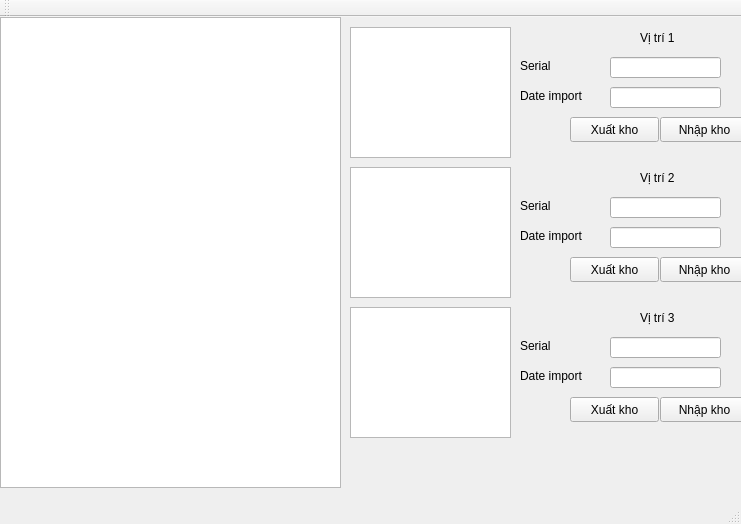
<?xml version="1.0" encoding="UTF-8"?>
<ui version="4.0">
 <class>MainWindow</class>
 <widget class="QMainWindow" name="MainWindow">
  <property name="geometry">
   <rect>
    <x>0</x>
    <y>0</y>
    <width>741</width>
    <height>524</height>
   </rect>
  </property>
  <property name="windowTitle">
   <string>MainWindow</string>
  </property>
  <widget class="QWidget" name="centralWidget">
   <widget class="QListView" name="listView">
    <property name="geometry">
     <rect>
      <x>0</x>
      <y>0</y>
      <width>341</width>
      <height>471</height>
     </rect>
    </property>
   </widget>
   <widget class="QLineEdit" name="lineEdit">
    <property name="geometry">
     <rect>
      <x>610</x>
      <y>40</y>
      <width>111</width>
      <height>21</height>
     </rect>
    </property>
   </widget>
   <widget class="QLabel" name="label">
    <property name="geometry">
     <rect>
      <x>520</x>
      <y>40</y>
      <width>67</width>
      <height>17</height>
     </rect>
    </property>
    <property name="text">
     <string>Serial</string>
    </property>
   </widget>
   <widget class="QLineEdit" name="lineEdit_2">
    <property name="geometry">
     <rect>
      <x>610</x>
      <y>70</y>
      <width>111</width>
      <height>21</height>
     </rect>
    </property>
   </widget>
   <widget class="QLabel" name="label_2">
    <property name="geometry">
     <rect>
      <x>520</x>
      <y>70</y>
      <width>81</width>
      <height>17</height>
     </rect>
    </property>
    <property name="text">
     <string>Date import</string>
    </property>
   </widget>
   <widget class="QPushButton" name="pushButton">
    <property name="geometry">
     <rect>
      <x>570</x>
      <y>100</y>
      <width>89</width>
      <height>25</height>
     </rect>
    </property>
    <property name="text">
     <string>Xuất kho</string>
    </property>
   </widget>
   <widget class="QListView" name="listView_2">
    <property name="geometry">
     <rect>
      <x>350</x>
      <y>10</y>
      <width>161</width>
      <height>131</height>
     </rect>
    </property>
   </widget>
   <widget class="QListView" name="listView_3">
    <property name="geometry">
     <rect>
      <x>350</x>
      <y>150</y>
      <width>161</width>
      <height>131</height>
     </rect>
    </property>
   </widget>
   <widget class="QPushButton" name="pushButton_2">
    <property name="geometry">
     <rect>
      <x>570</x>
      <y>240</y>
      <width>89</width>
      <height>25</height>
     </rect>
    </property>
    <property name="text">
     <string>Xuất kho</string>
    </property>
   </widget>
   <widget class="QLineEdit" name="lineEdit_3">
    <property name="geometry">
     <rect>
      <x>610</x>
      <y>180</y>
      <width>111</width>
      <height>21</height>
     </rect>
    </property>
   </widget>
   <widget class="QLabel" name="label_3">
    <property name="geometry">
     <rect>
      <x>520</x>
      <y>210</y>
      <width>81</width>
      <height>17</height>
     </rect>
    </property>
    <property name="text">
     <string>Date import</string>
    </property>
   </widget>
   <widget class="QLabel" name="label_4">
    <property name="geometry">
     <rect>
      <x>520</x>
      <y>180</y>
      <width>67</width>
      <height>17</height>
     </rect>
    </property>
    <property name="text">
     <string>Serial</string>
    </property>
   </widget>
   <widget class="QLineEdit" name="lineEdit_4">
    <property name="geometry">
     <rect>
      <x>610</x>
      <y>210</y>
      <width>111</width>
      <height>21</height>
     </rect>
    </property>
   </widget>
   <widget class="QListView" name="listView_4">
    <property name="geometry">
     <rect>
      <x>350</x>
      <y>290</y>
      <width>161</width>
      <height>131</height>
     </rect>
    </property>
   </widget>
   <widget class="QPushButton" name="pushButton_3">
    <property name="geometry">
     <rect>
      <x>570</x>
      <y>380</y>
      <width>89</width>
      <height>25</height>
     </rect>
    </property>
    <property name="text">
     <string>Xuất kho</string>
    </property>
   </widget>
   <widget class="QLineEdit" name="lineEdit_5">
    <property name="geometry">
     <rect>
      <x>610</x>
      <y>320</y>
      <width>111</width>
      <height>21</height>
     </rect>
    </property>
   </widget>
   <widget class="QLabel" name="label_5">
    <property name="geometry">
     <rect>
      <x>520</x>
      <y>350</y>
      <width>81</width>
      <height>17</height>
     </rect>
    </property>
    <property name="text">
     <string>Date import</string>
    </property>
   </widget>
   <widget class="QLabel" name="label_6">
    <property name="geometry">
     <rect>
      <x>520</x>
      <y>320</y>
      <width>67</width>
      <height>17</height>
     </rect>
    </property>
    <property name="text">
     <string>Serial</string>
    </property>
   </widget>
   <widget class="QLineEdit" name="lineEdit_6">
    <property name="geometry">
     <rect>
      <x>610</x>
      <y>350</y>
      <width>111</width>
      <height>21</height>
     </rect>
    </property>
   </widget>
   <widget class="QPushButton" name="pushButton_4">
    <property name="geometry">
     <rect>
      <x>660</x>
      <y>100</y>
      <width>89</width>
      <height>25</height>
     </rect>
    </property>
    <property name="text">
     <string>Nhập kho</string>
    </property>
   </widget>
   <widget class="QPushButton" name="pushButton_5">
    <property name="geometry">
     <rect>
      <x>660</x>
      <y>240</y>
      <width>89</width>
      <height>25</height>
     </rect>
    </property>
    <property name="text">
     <string>Nhập kho</string>
    </property>
   </widget>
   <widget class="QPushButton" name="pushButton_6">
    <property name="geometry">
     <rect>
      <x>660</x>
      <y>380</y>
      <width>89</width>
      <height>25</height>
     </rect>
    </property>
    <property name="text">
     <string>Nhập kho</string>
    </property>
   </widget>
   <widget class="QLabel" name="label_7">
    <property name="geometry">
     <rect>
      <x>640</x>
      <y>290</y>
      <width>68</width>
      <height>22</height>
     </rect>
    </property>
    <property name="text">
     <string>Vị trí 3</string>
    </property>
   </widget>
   <widget class="QLabel" name="label_8">
    <property name="geometry">
     <rect>
      <x>640</x>
      <y>150</y>
      <width>68</width>
      <height>22</height>
     </rect>
    </property>
    <property name="text">
     <string>Vị trí 2</string>
    </property>
   </widget>
   <widget class="QLabel" name="label_9">
    <property name="geometry">
     <rect>
      <x>640</x>
      <y>10</y>
      <width>68</width>
      <height>22</height>
     </rect>
    </property>
    <property name="text">
     <string>Vị trí 1</string>
    </property>
   </widget>
  </widget>
  <widget class="QMenuBar" name="menuBar">
   <property name="geometry">
    <rect>
     <x>0</x>
     <y>0</y>
     <width>741</width>
     <height>27</height>
    </rect>
   </property>
  </widget>
  <widget class="QToolBar" name="mainToolBar">
   <attribute name="toolBarArea">
    <enum>TopToolBarArea</enum>
   </attribute>
   <attribute name="toolBarBreak">
    <bool>false</bool>
   </attribute>
  </widget>
  <widget class="QStatusBar" name="statusBar"/>
 </widget>
 <layoutdefault spacing="6" margin="11"/>
 <resources/>
 <connections/>
</ui>
